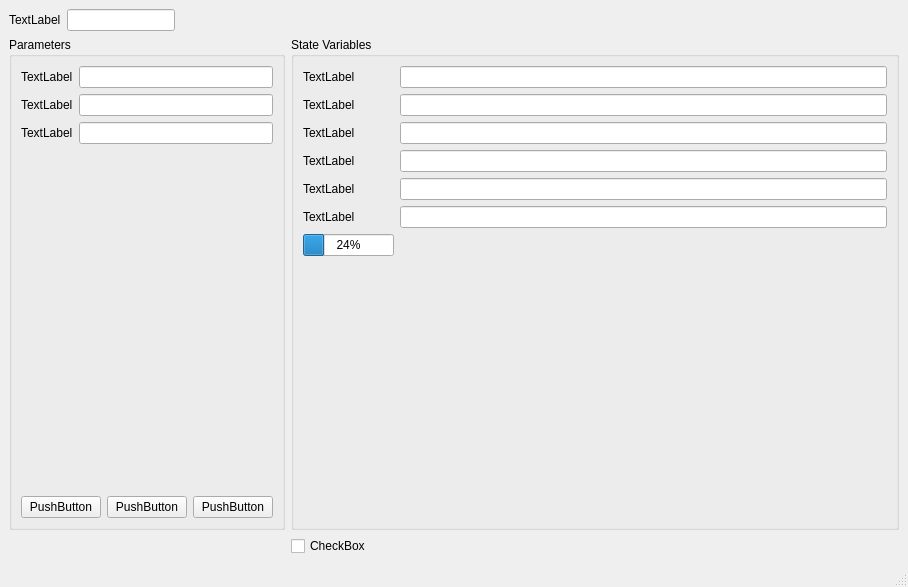
<?xml version="1.0" encoding="UTF-8"?>
<ui version="4.0">
 <class>MainWindow</class>
 <widget class="QMainWindow" name="MainWindow">
  <property name="geometry">
   <rect>
    <x>0</x>
    <y>0</y>
    <width>908</width>
    <height>587</height>
   </rect>
  </property>
  <property name="windowTitle">
   <string>MainWindow</string>
  </property>
  <widget class="QWidget" name="centralwidget">
   <layout class="QFormLayout" name="formLayout_4">
    <item row="0" column="0">
     <layout class="QFormLayout" name="formLayout_2">
      <item row="0" column="0">
       <widget class="QLabel" name="label_4">
        <property name="text">
         <string>TextLabel</string>
        </property>
        <property name="buddy">
         <cstring>lineEdit_4</cstring>
        </property>
       </widget>
      </item>
      <item row="0" column="1">
       <widget class="QLineEdit" name="lineEdit_4"/>
      </item>
     </layout>
    </item>
    <item row="1" column="0">
     <widget class="QGroupBox" name="groupBox">
      <property name="title">
       <string>Parameters</string>
      </property>
      <layout class="QVBoxLayout" name="verticalLayout">
       <item>
        <layout class="QFormLayout" name="formLayout">
         <item row="0" column="0">
          <widget class="QLabel" name="label">
           <property name="text">
            <string>TextLabel</string>
           </property>
           <property name="buddy">
            <cstring>lineEdit</cstring>
           </property>
          </widget>
         </item>
         <item row="0" column="1">
          <widget class="QLineEdit" name="lineEdit"/>
         </item>
         <item row="1" column="0">
          <widget class="QLabel" name="label_2">
           <property name="text">
            <string>TextLabel</string>
           </property>
           <property name="buddy">
            <cstring>lineEdit_2</cstring>
           </property>
          </widget>
         </item>
         <item row="1" column="1">
          <widget class="QLineEdit" name="lineEdit_2"/>
         </item>
         <item row="2" column="0">
          <widget class="QLabel" name="label_3">
           <property name="text">
            <string>TextLabel</string>
           </property>
           <property name="buddy">
            <cstring>lineEdit_3</cstring>
           </property>
          </widget>
         </item>
         <item row="2" column="1">
          <widget class="QLineEdit" name="lineEdit_3"/>
         </item>
        </layout>
       </item>
       <item>
        <spacer name="verticalSpacer">
         <property name="orientation">
          <enum>Qt::Vertical</enum>
         </property>
         <property name="sizeHint" stdset="0">
          <size>
           <width>20</width>
           <height>164</height>
          </size>
         </property>
        </spacer>
       </item>
       <item>
        <layout class="QHBoxLayout" name="horizontalLayout_4">
         <item>
          <widget class="QPushButton" name="pushButton">
           <property name="text">
            <string>PushButton</string>
           </property>
          </widget>
         </item>
         <item>
          <widget class="QPushButton" name="pushButton_2">
           <property name="text">
            <string>PushButton</string>
           </property>
          </widget>
         </item>
         <item>
          <widget class="QPushButton" name="pushButton_3">
           <property name="text">
            <string>PushButton</string>
           </property>
          </widget>
         </item>
        </layout>
       </item>
      </layout>
     </widget>
    </item>
    <item row="1" column="1">
     <widget class="QGroupBox" name="groupBox_2">
      <property name="title">
       <string>State Variables</string>
      </property>
      <layout class="QVBoxLayout" name="verticalLayout_2">
       <item>
        <layout class="QFormLayout" name="formLayout_3">
         <item row="0" column="0">
          <widget class="QLabel" name="label_5">
           <property name="text">
            <string>TextLabel</string>
           </property>
           <property name="buddy">
            <cstring>lineEdit</cstring>
           </property>
          </widget>
         </item>
         <item row="0" column="1">
          <widget class="QLineEdit" name="lineEdit_5"/>
         </item>
         <item row="1" column="0">
          <widget class="QLabel" name="label_6">
           <property name="text">
            <string>TextLabel</string>
           </property>
           <property name="buddy">
            <cstring>lineEdit_2</cstring>
           </property>
          </widget>
         </item>
         <item row="1" column="1">
          <widget class="QLineEdit" name="lineEdit_6"/>
         </item>
         <item row="2" column="0">
          <widget class="QLabel" name="label_7">
           <property name="text">
            <string>TextLabel</string>
           </property>
           <property name="buddy">
            <cstring>lineEdit_3</cstring>
           </property>
          </widget>
         </item>
         <item row="2" column="1">
          <widget class="QLineEdit" name="lineEdit_7"/>
         </item>
         <item row="3" column="0">
          <widget class="QLabel" name="label_13">
           <property name="text">
            <string>TextLabel</string>
           </property>
           <property name="buddy">
            <cstring>lineEdit_2</cstring>
           </property>
          </widget>
         </item>
         <item row="3" column="1">
          <widget class="QLineEdit" name="lineEdit_13"/>
         </item>
         <item row="4" column="0">
          <widget class="QLabel" name="label_12">
           <property name="text">
            <string>TextLabel</string>
           </property>
           <property name="buddy">
            <cstring>lineEdit_3</cstring>
           </property>
          </widget>
         </item>
         <item row="4" column="1">
          <widget class="QLineEdit" name="lineEdit_12"/>
         </item>
         <item row="5" column="0">
          <widget class="QLabel" name="label_11">
           <property name="text">
            <string>TextLabel</string>
           </property>
           <property name="buddy">
            <cstring>lineEdit</cstring>
           </property>
          </widget>
         </item>
         <item row="5" column="1">
          <widget class="QLineEdit" name="lineEdit_11"/>
         </item>
         <item row="6" column="0">
          <widget class="QProgressBar" name="progressBar">
           <property name="value">
            <number>24</number>
           </property>
          </widget>
         </item>
        </layout>
       </item>
      </layout>
     </widget>
    </item>
    <item row="2" column="1">
     <widget class="ToggleSwitch" name="toggleSwitch">
      <property name="text">
       <string>CheckBox</string>
      </property>
     </widget>
    </item>
   </layout>
  </widget>
  <widget class="QStatusBar" name="statusbar"/>
 </widget>
 <customwidgets>
  <customwidget>
   <class>ToggleSwitch</class>
   <extends>QCheckBox</extends>
   <header>toggleswitch.h</header>
  </customwidget>
 </customwidgets>
 <tabstops>
  <tabstop>lineEdit_4</tabstop>
  <tabstop>lineEdit</tabstop>
  <tabstop>lineEdit_2</tabstop>
  <tabstop>lineEdit_3</tabstop>
  <tabstop>pushButton_2</tabstop>
  <tabstop>pushButton_3</tabstop>
 </tabstops>
 <resources/>
 <connections/>
</ui>
